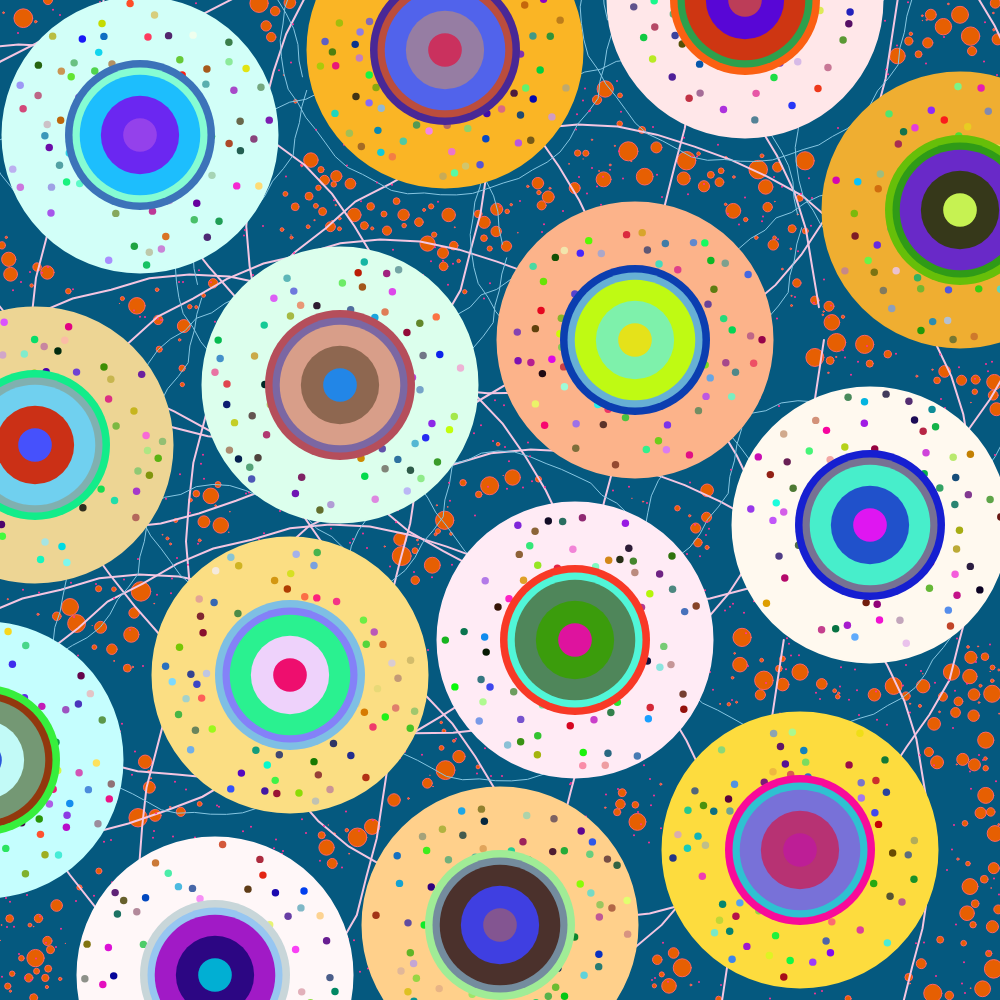
Frame 1 (no input)
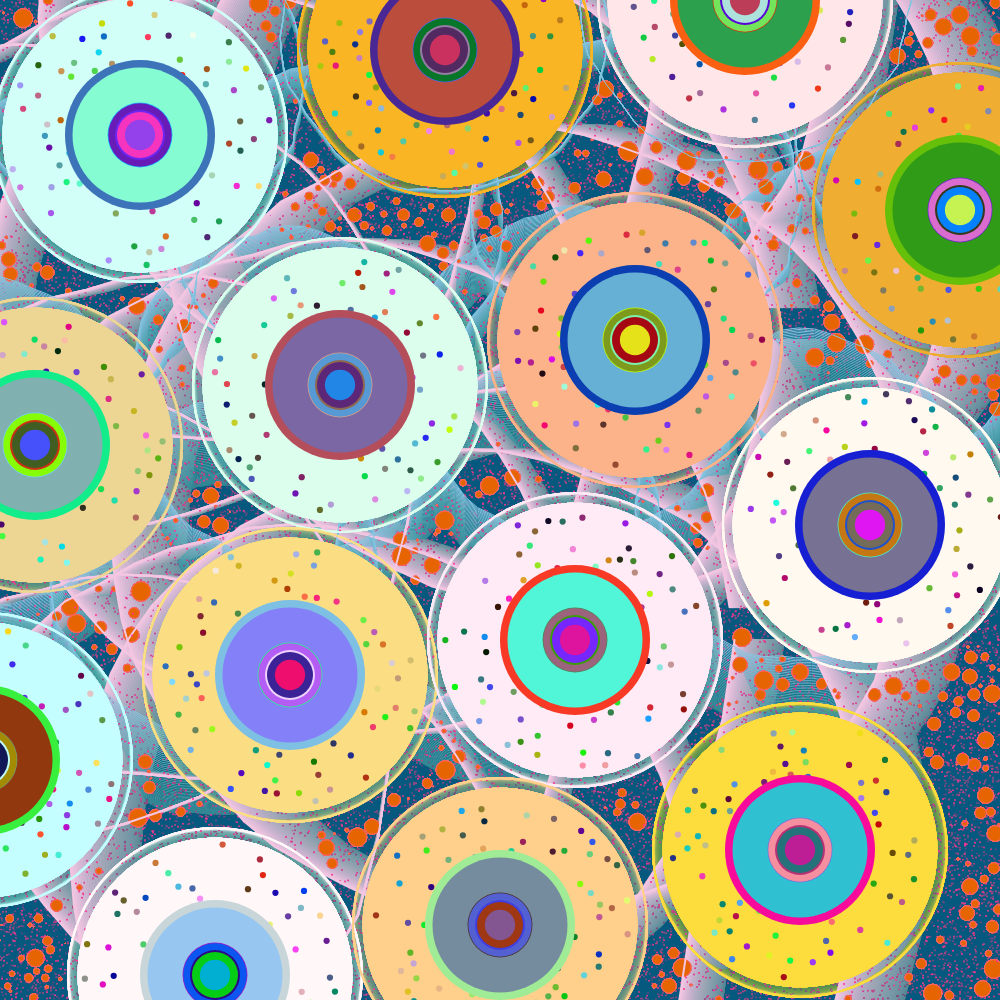
Frame 60 (no input)
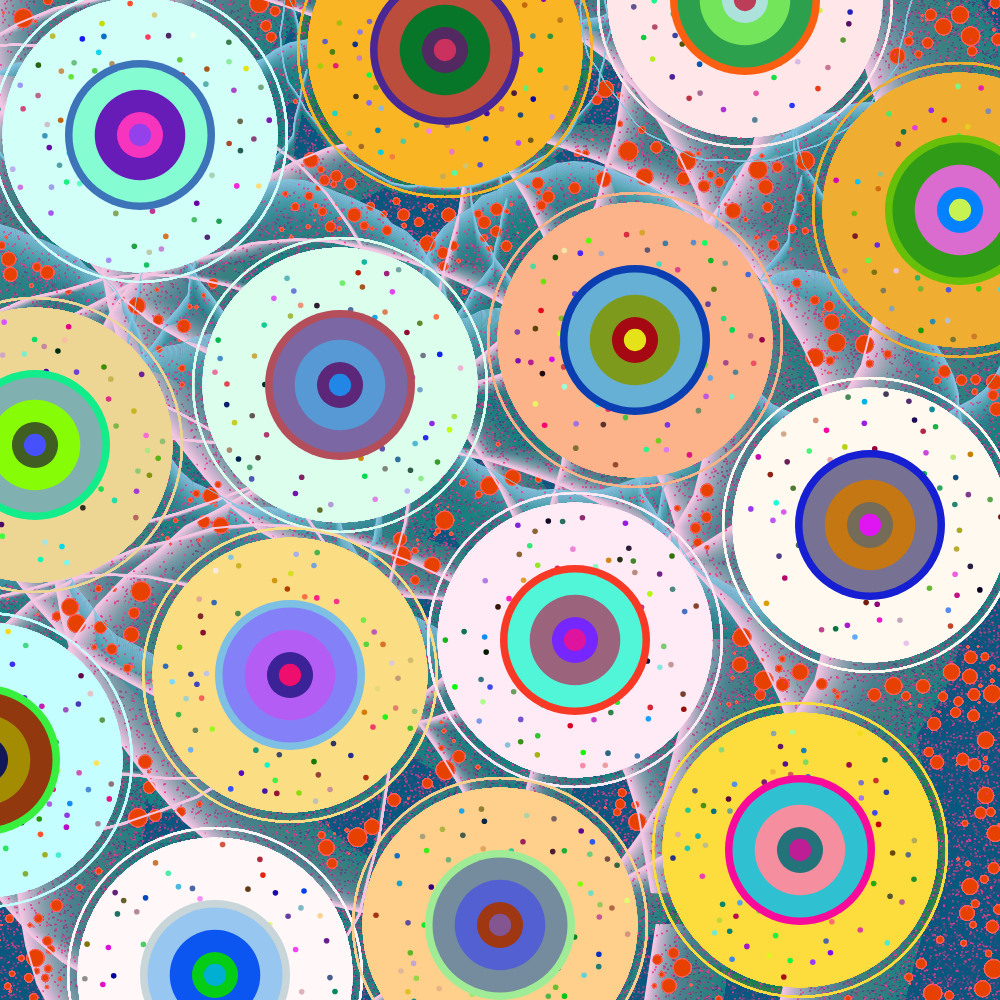
Frame 120 (the mouse pressed at the canvas centre since frame 60)

The p5.js sketch that drew these frames (run headless with seeded random() and noise() and a simulated clock; from frame 60 on, the mouse is pressed at the canvas centre):

// p5.js sketch
// ── sketch.js
// variables from group code
let circleDiameter;
let circles = []; // Array for big circles
let bgCircles = []; // Array for small red circles
let bgCircleAmount = 400;

// variables used to add noise
var colourNoise;
var wavyLineNoise;
var nestedRingNoise;
var smallCircleNoise;
var xoff;

// variables used to add outline effect to big circles
let smallCircleDiameter;
let circleSize;
let targetCircleSize;
const easing = 0.05;

// arrays for the X and Y coordinates for the orange lines
let wavylineX = [2.8, 8.9, 14.9, 0.7, 6.8, 12.7, 19.2, -0.3, 5.8, 11.5, 17.4, 4.3, 10, 16];
let wavylineY = [2.7, 1, 0, 8.9, 7.7, 6.8, 4.2, 15.2, 13.5, 12.8, 10.5, 19.5, 18.5, 17];

// Predefined colors for the big circles
let circleColors = [
  [210, 266, 248],
  [250, 181, 37],
  [255, 231, 233],
  [237, 213, 148],
  [220, 255, 237],
  [252, 179, 138],
  [239, 174, 49],
  [197, 254, 254],
  [251, 222, 131],
  [255, 235, 245],
  [255, 249, 239],
  [255, 247, 248],
  [255, 208, 139],
  [253, 220, 62]
];

/* function to create the lines in the background
This code was adapted from https://editor.p5js.org/zygugi/sketches/BJHK3O_yM */
function wavyLines(linesX, linesY, lineWeight, lineR, lineG, lineB, radiusFactor) {
  noFill();
  stroke(lineR, lineG, lineB);
  strokeWeight(lineWeight);

  beginShape();
  xoff = 0;
  let noiseY = 0.05;
  let radius = (windowHeight / 20) * radiusFactor;

  for (var a = 0; a < TWO_PI; a += 0.1) {
    var offset = map(noise(xoff, noiseY), 0, 1, -15, 5);
    var r = radius + offset;
    var x = (windowHeight/20)*linesX + 0.8*r * cos(a);
    var y = (windowHeight/20)*linesY + 0.8*r * sin(a);
    vertex(x, y);
    xoff += 0.5;
  }
  endShape();
}

// Class for small random background circles
class bgCirclePattern {
  constructor(xPos, yPos, radius) {
    this.xPos = xPos;
    this.yPos = yPos;
    this.radius = radius;
  }

  // Individual code: added noise to the green and blue to make the background circles change colour
  display() {
    let bgCircleG = 255 * noise(colourNoise+5);
    let bgCircleB = 5 * noise(colourNoise+5);
    fill(230, bgCircleG, bgCircleB);
    stroke(255, 100, 100);
    strokeWeight(1);
    circle(this.xPos, this.yPos, this.radius * 2);
  }
}

// Class for the biggest Circle Pattern
class CirclePattern {
  constructor(xFactor, yFactor, color) {
    this.xFactor = xFactor;
    this.yFactor = yFactor;
    this.smallCircles = this.generateRandomSmallCircles();
    this.colour = color;

    // Generate random colors for nested circles
    this.r2Color = [random(0, 255), random(0, 255), random(0, 255)];
    this.r3Color = [random(0, 255), random(0, 255), random(0, 255)];
    this.r4Color = [random(0, 255), random(0, 255), random(0, 255)];

    // Generate random colors for additional rings
    this.additionalRingColors = []; // Array for storing colors
    for (let i = 0; i < 5; i++) {
      this.additionalRingColors.push([random(0, 255), random(0, 255), random(0, 255)]);
    }
  }

  display() {
    fill(this.colour);
    noStroke();
    let x = this.xFactor * windowHeight / 20;
    let y = this.yFactor * windowHeight / 20;
    circle(x, y, circleDiameter);

    // draw random small circles
    this.drawRandomSmallCircles();

    // draw nested circles
    this.drawNestedCircles(x, y);
  }

  drawNestedCircles(x, y) {
    // second circle
    let r2 = windowHeight / 20 * 1.5;
    fill(this.r2Color);
    circle(x, y, r2 * 2);

    let r3 = windowHeight / 20 * 1.35;
    fill(this.r3Color);
    circle(x, y, r3 * 2);

    let ringRadii = [ // Radius of each circle between first circle 3 and circle 4
      windowHeight / 20 * 1.2,
      windowHeight / 20 * 1.0,
      windowHeight / 20 * 0.8,
      windowHeight / 20 * 0.6,
      windowHeight / 20 * 0.4,
    ];
    for (let i = 0; i < ringRadii.length; i++) {
      fill(this.additionalRingColors[i]); // Achieve different color fills by calling the data in the array
      circle(x, y, ringRadii[i] * 3 * noise(nestedRingNoise + i)); // Individual code: added noise to make the circle size change randomly
    }
  }

  /*Creates small random circles inside the larger circle
  This code was adapted from https://editor.p5js.org/slow_izzm/sketches/HyqLs-7AX */
  generateRandomSmallCircles() {
    let smallCircles = [];
    let x = this.xFactor * windowHeight / 20;
    let y = this.yFactor * windowHeight / 20;
    let radius = circleDiameter / 2;
    let smallCircleDiameter = windowHeight/90; // Smaller diameter
    let maxAttempts = 10000;
    let attempts = 0;

    while (smallCircles.length < 100 && attempts < maxAttempts) {
      let angle = random(TWO_PI);
      let distance = random(radius - smallCircleDiameter / 2);
      let randX = x + distance * cos(angle);
      let randY = y + distance * sin(angle);
      let randColor = color(random(255), random(255), random(255));
      let newCircle = { x: randX, y: randY, color: randColor };

      if (this.isValidPosition(newCircle, smallCircles, smallCircleDiameter)) {
        smallCircles.push(newCircle);
      }

      attempts++;
    }

    return smallCircles;
  }

  // Checks if the small circles will overlap with others
  isValidPosition(newCircle, smallCircles, diameter) {
    for (let circle of smallCircles) {
      let distance = dist(newCircle.x, newCircle.y, circle.x, circle.y);
      if (distance < diameter) {
        return false;
      }
    }
    return true;
  }

  drawRandomSmallCircles() {
    let smallCircleDiameter = windowHeight/90; // Smaller size of small circles
    noStroke(); // Remove stroke
    for (let smallCircle of this.smallCircles) {
      fill(smallCircle.color);
      circle(smallCircle.x, smallCircle.y, smallCircleDiameter * noise(smallCircleNoise)); 
      //Individual code: added noise to the diameter so that they change size
    }
  }

  getX() {
    return this.xFactor * windowHeight / 20;
  }

  getY() {
    return this.yFactor * windowHeight / 20;
  }
}

function setup() {
  createCanvas(windowHeight, windowHeight);
  background(5, 89, 127);

  // sets up variables to add noise
  wavyLineNoise = 0;
  colourNoise = 0;
  nestedRingNoise = 0;
  smallCircleNoise = 0;

  circleDiameter = (windowHeight / 20) * 5.5;

  // sets up variables for big circle outline animation
  circleSize = circleDiameter;
  targetCircleSize = circleSize + 20;

  // Initialize circles with their respective positions and colors
  for (let i = 0; i < wavylineX.length; i++) {
    circles.push(new CirclePattern(wavylineX[i], wavylineY[i], circleColors[i]));
  }

  /* Create small background circles
This code was adapted from https://www.youtube.com/watch?v=XATr_jdh-44&t=122s */
  for (let i = 0; i < bgCircleAmount; i++) {
    let overlapping = true;
    let bgCircle;
    while (overlapping) {
      overlapping = false;
      bgCircle = new bgCirclePattern(random(width), random(height), random(0, 10));

      // Check for overlap with other small red circles
      for (let other of bgCircles) {
        let d = dist(bgCircle.xPos, bgCircle.yPos, other.xPos, other.yPos);
        if (d < bgCircle.radius + other.radius) {
          overlapping = true;
          break;
        }
      }

      // Check for overlap with big circles
      for (let bigCircle of circles) {
        let d = dist(bgCircle.xPos, bgCircle.yPos, bigCircle.getX(), bigCircle.getY());
        if (d < bgCircle.radius + circleDiameter / 2 + 15) {
          overlapping = true;
          break;
        }
      }
    }
    bgCircles.push(bgCircle);
  }
}

function draw() {
  background(5, 89, 127, 5);
  /* Lowered background opacity so that past frames can be seen, 
  which enhances the animation's movement 
  This technique was sourced from https://genekogan.com/code/p5js-perlin-noise/*/


    // Draw all small background circles
    for (let bgCircle of bgCircles) {
      bgCircle.display();
    }

  // draw pink wavy lines
  // Individual code: added noise to the X coordinate so that it moves around 
  for (let t = 0; t < wavylineX.length; t++) {
    wavyLines(wavylineX[t] * noise(wavyLineNoise), wavylineY[t], 2, 244, 198, 226, 10);
  }

  // draw blue wavy lines
    // Individual code: added noise to the X coordinate so that it moves around 
  for (let t = 0; t < wavylineX.length; t++) {
    wavyLines(wavylineX[t], wavylineY[t] * noise(wavyLineNoise), 1, 134, 198, 226, 4.2);
  }

  // draws particles in the background to create some texture
  particles();

  // draws function for the circle outline animation
  circleMoving(10, 20);

  // Draw all big circles
   for (let circle of circles) {
    circle.display();
  } 

  // updates the noise to create movement
  colourNoise = colourNoise + 0.01;
  wavyLineNoise = wavyLineNoise + 0.002;
  nestedRingNoise = nestedRingNoise + 0.01;
  smallCircleNoise = smallCircleNoise + 0.03;
  }

function windowResized() {
  resizeCanvas(windowHeight, windowHeight);
  circleDiameter = (windowHeight / 20) * 5.5; 
  smallCircleDiameter = windowHeight/90;
 // Recalculate circle diameters after resize
  draw(); // Redraw circles to reflect the new dimensions
}

// function to draw pink particles 
function particles() {
  for (let x = 0; x < width; x++) {
    stroke(255, 50, 150);
    strokeWeight(2);
    point(x, random(height));
  }
}

/* Function to create a moving circle outline with easing 
Gives the impression that the big circle is pulsing */
function circleMoving(smallestCircle, biggestCircle) {

  if (frameCount % 60 == 0) {
    targetCircleSize = random(circleDiameter - smallestCircle, circleDiameter + biggestCircle);
  }

  for (let t = 0; t < wavylineX.length; t++) {
    stroke(circleColors[t]);
    circle((windowHeight/20)*wavylineX[t], (windowHeight/20)*wavylineY[t], circleSize)
  }

  circleSize = lerp(circleSize, targetCircleSize, easing);
}
